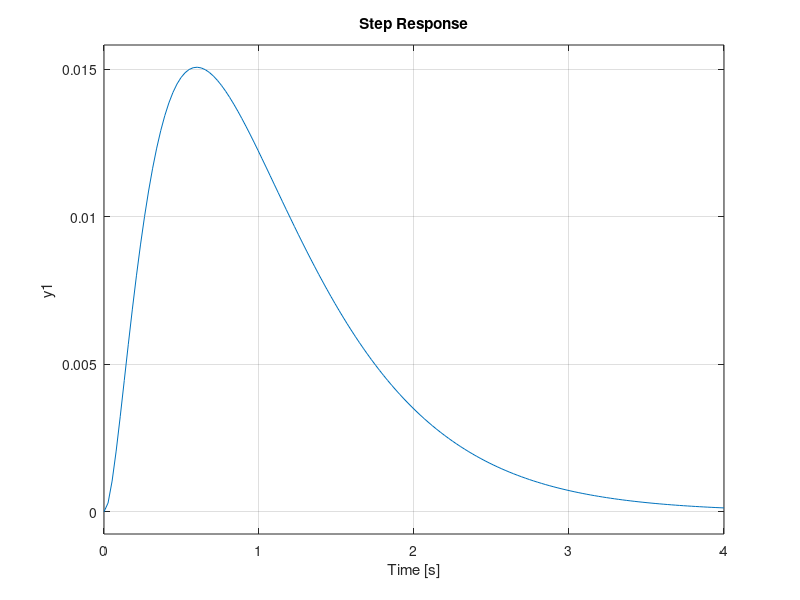

Recreate this plot in MATLAB. (Note: this script raises an error after producing the figure.)

clc
clear all

%defining our PID
Kp = 43;
Ki = 48;
Kd = 12.4;

s = tf('s');
C = Kp + Ki/s + Kd*s ;

%Given trasfer funtion
NUM1 = [1];
DEN1 = [1, 3.6, 9];
G= tf(NUM1, DEN1);

% D to C tranfer function
G1 = feedback(G, C);
step(G1);

% R to C tranfer func
G2 = feedback(G*C, 1);
%step(G2);

% Ziglar Nicolas tuning
%{
% Obtain the step response
time = 0:0.01:20;                % Time vector
[y_out, time] = step(G, time);   % Simulate the response to the step input

% point of maximum slope
delta_y = diff(y_out) ./ diff(time);          % Calculate the slope
[max_slope, max_slope_index] = max(delta_y);  % Find the maximum slope

%time and output value for the maximum slope
max_slope_time = t(max_slope_index);
max_slope_output = y(max_slope_index);

%slope of the tangent at the point of maximum slope
tangent_slope = max_slope;

%intercepts of the tangent line
y_intercept = max_slope_output - tangent_slope * max_slope_time;
x_intercept = -y_intercept / tangent_slope;

% Plot the step response and tangent line
plot(time, y_out);
hold on;
plot(max_slope_time, max_slope_output, 'ro');  % Mark the point of max slope
plot([0, max_slope_time + 2], [y_intercept, max_slope_output + tangent_slope * (max_slope_time + 2)], 'g--');  % Plot the tangent line
hold off;
xlabel('Time');
ylabel('Response');
title('Step Response with Tangent at Max Slope');

% Display the intercepts
fprintf('L: %.4f\n', x_intercept);
fprintf('a: %.4f\n', -y_intercept);

a = 0.0196;
L = 0.1181;

Kp = 1.2/a;
Kd = 1/(2*L);
Ki = 0.5*L;

% PID Controller
C = Kp + Kd*s + Ki/s;

% R to C tranfer function
G3 = G*C/(1+G*C);
step(G3);

% D to C tranfer function
G4 = G/(1+G*C);
%step(G4); 
%}

% auto tuning 
% Auto-tune the PID controller
[PID_controller,~,info] = pidtune(G,'pid');

% Display the tuned PID controller gains
disp('Tuned PID Controller Gains:');
disp(PID_controller);

% Display tuning information
disp('Tuning Information:');
disp(info);

Kp = get(PID_controller,'Kp');
Kd = get(PID_controller,'Kd');
Ki = get(PID_controller,'Ki');

% PID Controller
C = Kp + Kd*s + Ki/s;

% R to C tranfer funcion
G5 = G*C/(1+G*C);
%step(G5);

% D to C tranfer function
G6 = G/(1+G*C);
step(G6/s); 



